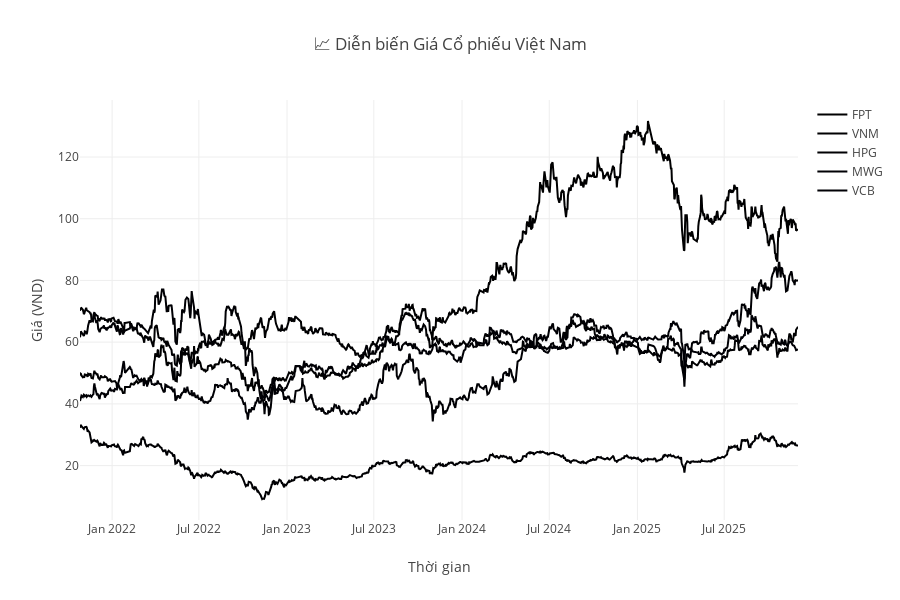

This figure's notebook cell:
### Markdown cell above
## 4. Biểu đồ Giá Cổ phiếu

### Code cell
# Interactive price chart
fig_prices = go.Figure()

for symbol in SYMBOLS:
    if symbol in prices.columns:
        fig_prices.add_trace(go.Scatter(
            x=prices.index,
            y=prices[symbol],
            mode='lines',
            name=symbol,
            line=dict(width=2),
            hovertemplate=f'<b>{symbol}</b><br>Ngày: %{{x}}<br>Giá: %{{y:,.0f}} VND<extra></extra>'
        ))

fig_prices.update_layout(
    title='📈 Diễn biến Giá Cổ phiếu Việt Nam',
    xaxis_title='Thời gian',
    yaxis_title='Giá (VND)',
    hovermode='x unified',
    height=600,
    showlegend=True
)

fig_prices.show()

### Figure 1 — Plotly figure (JSON) as saved in the notebook; plotly's stock layout.template omitted (floating-point values rounded to 4 significant figures; data arrays with more than 128 entries replaced by an {"elided": "..."} marker saying what was removed)
{"data": [{"hovertemplate": "<b>FPT</b><br>Ngày: %{x}<br>Giá: %{y:,.0f} VND<extra></extra>", "line": {"width": 2}, "mode": "lines", "name": "FPT", "type": "scatter", "x": {"elided": "1025 str values"}, "y": {"elided": "1025 float values"}}, {"hovertemplate": "<b>VNM</b><br>Ngày: %{x}<br>Giá: %{y:,.0f} VND<extra></extra>", "line": {"width": 2}, "mode": "lines", "name": "VNM", "type": "scatter", "x": {"elided": "1025 str values"}, "y": {"elided": "1025 float values"}}, {"hovertemplate": "<b>HPG</b><br>Ngày: %{x}<br>Giá: %{y:,.0f} VND<extra></extra>", "line": {"width": 2}, "mode": "lines", "name": "HPG", "type": "scatter", "x": {"elided": "1025 str values"}, "y": {"elided": "1025 float values"}}, {"hovertemplate": "<b>MWG</b><br>Ngày: %{x}<br>Giá: %{y:,.0f} VND<extra></extra>", "line": {"width": 2}, "mode": "lines", "name": "MWG", "type": "scatter", "x": {"elided": "1025 str values"}, "y": {"elided": "1025 float values"}}, {"hovertemplate": "<b>VCB</b><br>Ngày: %{x}<br>Giá: %{y:,.0f} VND<extra></extra>", "line": {"width": 2}, "mode": "lines", "name": "VCB", "type": "scatter", "x": {"elided": "1025 str values"}, "y": {"elided": "1025 float values"}}], "layout": {"height": 600, "hovermode": "x unified", "showlegend": true, "title": {"text": "📈 Diễn biến Giá Cổ phiếu Việt Nam"}, "xaxis": {"title": {"text": "Thời gian"}}, "yaxis": {"title": {"text": "Giá (VND)"}}}}
